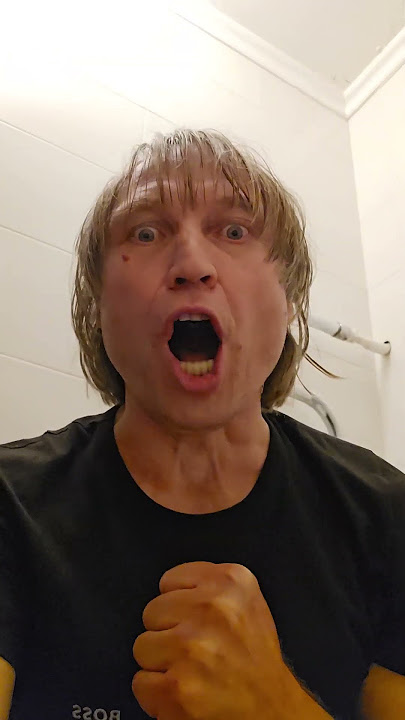
#> input picture lab6/im_zad4.jpg, 405 x 720 px, given in place of baby_yoda.jpg, which was not available
$ jupyter execute lab6.ipynb   (text cells are left out)
#> lines starting #> are read from the running program, lines starting #| are printed output that depends on the picture; after the words box and inside, x2 and y2 are one past the last pixel; in counts of white or black regions, pixels touching at a corner belong together; pictures that were not available may be replaced by others from this repository, and a replacement may not be noted
[cell 1]
from PIL import Image
import numpy as np
import matplotlib.pyplot as plt

[cell 2]
im = Image.open('baby_yoda.jpg')
#> im is the input picture: PIL image 405x720 RGB; mean R, G, B 137.9, 119.6, 105.9
print("tryb obrazu", im.mode)
#| tryb obrazu RGB
print("rozmiar", im.size)
#| rozmiar (405, 720)
im

[cell 3]
def zakres(w, h):  # funkcja, która uprości podwójna petle for
    return [(i, j) for i in range(w) for j in range(h)]

[cell 4]
def pobierz_kolor_pixela(obraz, m, n):  # m, n współrzędne punktu na obrazie
#> called with m = 260, n = 200
    w, h = obraz.size
#> w = 405; h = 720
    if m < w and n < h:
        kolor = obraz.getpixel((m, n))
#> kolor = (139, 98, 68)
    return kolor


print(pobierz_kolor_pixela(im, 260, 200))
#| (139, 98, 68)

[cell 5]
def wstaw_pixel_w_punkt(obraz, m, n, kolor):  # m, n współrzędne punktu na obrazie, kolor -  dane pixela do wstawienia
    w, h = obraz.size
    if m < w and n < h:
        obraz.putpixel((m, n), kolor)
    return obraz


def wstaw_pixel_w_zakresie(obraz, m, n, kolor, w_z, h_z):  # w miejscu m,n wstawia prostokąt o bokach w_z, h_z
#> called with m = 200, n = -120, kolor = (255, 255, 0), w_z = 100, h_z = 200
    w, h = obraz.size
#> w = 405; h = 720
    for i, j in zakres(w_z, h_z):
        if i + m < w and j + n < h:
            obraz.putpixel((i + m, j + n), kolor)
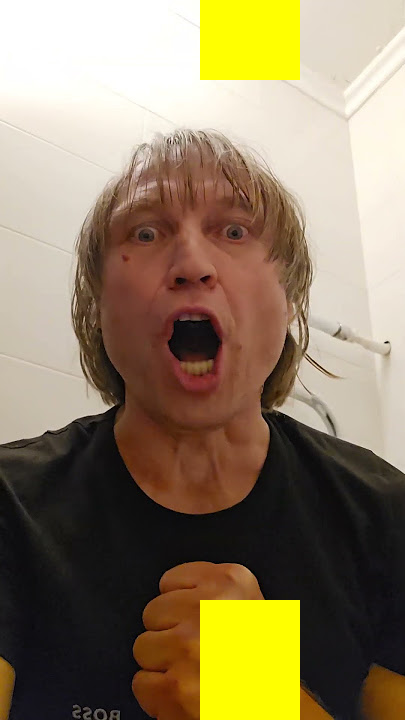
#> obraz: PIL image 405x720 RGB; mean R, G, B 143.7, 127.7, 99
    return obraz

[cell 6]
im1 = im.copy()
wstaw_pixel_w_zakresie(im1, 200, -120, (255, 255, 0), 100, 200)

[cell 7]
def rozjasnij_obraz_w_zakresie(obraz, m, n, a, b, c, w_z, h_z):  # w miejscu m,n "rozjaśnia" prostokat o wymiaraxh w_z, h_z
#> called with m = 300, n = -150, a = -50, b = 50, c = -40, w_z = 100, h_z = 200
    obraz1 = obraz.copy()
    w, h = obraz.size
#> w = 405; h = 720
    for i, j in zakres(w_z, h_z):
        if i + m < w and j + n < h:
            p = obraz.getpixel((i + m, j + n))
            obraz1.putpixel((i + m, j + n), (p[0] + a, p[1] + b, p[2] + c))
#> this loop made 20000 passes
#> p on passes 1 to 12: (20, 18, 21), (20, 18, 21), (20, 18, 21), (20, 18, 21), (20, 18, 21), (20, 18, 21), (19, 19, 17), (19, 19, 17), (19, 19, 17), (19, 19, 17), (20, 20, 18), (20, 20, 18)
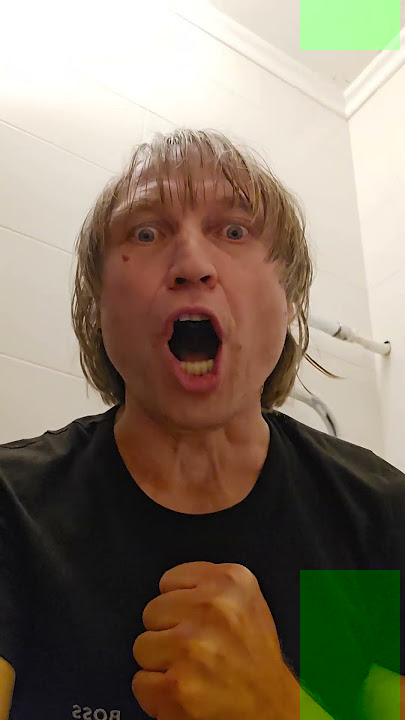
#> obraz1: PIL image 405x720 RGB; mean R, G, B 135.7, 122.8, 104.2
    return obraz1

[cell 8]
im2 = im.copy()
rozjasnij_obraz_w_zakresie(im2, 300, -150, -50, 50, -40, 100, 200)

[cell 9]
def skopiuj_obraz_w_zakresie(obraz, m, n, m1, n1, w_z, h_z):  # kopiuje prostokat o wymiarach w_z, h_z z miejsca m,n i wstawia w miejscu m1,n1
#> called with m = 30, n = 150, m1 = 300, n1 = 30, w_z = 50, h_z = 50
    obraz1 = obraz.copy()
    w, h = obraz.size
#> w = 405; h = 720
    for i, j in zakres(w_z, h_z):
        if i+m < w and j+n < h:
            p = obraz.getpixel((i + m, j + n))
            if i + m1 < w and j + n1 < h:
                obraz1.putpixel((i + m1, j + n1), p)
#> this loop made 2500 passes
#> p on passes 1 to 12: (232, 224, 213), (232, 224, 213), (231, 223, 212), (231, 223, 212), (230, 222, 211), (230, 222, 211), (229, 221, 210), (229, 221, 210), (228, 220, 209), (228, 220, 209), (228, 219, 210), (227, 219, 208)
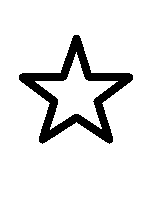
#> input picture lab6/gwiazdka.bmp, 150 x 200 px
#> further down, maska is the input picture: PIL image 150x200 1; 89.7% white; 1 black region, box (x1, y1, x2, y2) and area: (19, 35, 133, 144) 3079
    return obraz1

[cell 10]
im3 = im.copy()
skopiuj_obraz_w_zakresie(im3, 30, 150, 300, 30, 50, 50)

[cell 11]
def rozjasnij_obraz_z_maska(obraz, maska, m, n, a, b, c):  # w miejscu m, n zmienia tylko te pixele, które odpowiadają czarnym pixelom maski, maska jest obrazem czarnobiałym
#> called with m = 270, n = 0, a = 20, b = -50, c = 80
    obraz1 = obraz.copy()
    w, h = obraz.size
#> w = 405; h = 720
    w0, h0 = maska.size
#> w0 = 150; h0 = 200
    for i, j in zakres(w0, h0):
        if i + m < w and j + n < h:
            if maska.getpixel((i, j)) == 0:
                p = obraz.getpixel((i + m, j + n))
                obraz1.putpixel((i + m, j + n), (p[0] + a, p[1] + b, p[2] + c))
#> this loop made 30000 passes
#> p on passes 3876 to 3880: (242, 234, 223), (243, 235, 222), (243, 235, 222), (243, 235, 222), (243, 235, 222)
    return obraz1

[cell 12]
im4 = im.copy()
maska = Image.open('gwiazdka.bmp')
rozjasnij_obraz_z_maska(im4, maska, 270, 0, 20, -50, 80)

[cell 13]
def dodaj_szum(obraz, n, kolor1, kolor2):  # dodawanie szumu typu salt and pepper
#> called with n = 10000, kolor1 = (255, 255, 0), kolor2 = (0, 0, 255)
    w, h = obraz.size
#> w = 405; h = 720
    x, y = np.random.randint(0, w, n), np.random.randint(0, h,
                                                         n)  # powtarza n razy losowanie z zakresu 0,w i z zakresu 0,h
    for (i, j) in zip(x, y):  # zip robi pary z list x,y
        obraz.putpixel((i, j), (kolor1 if np.random.rand() < 0.5 else kolor2))  # salt-and-pepper
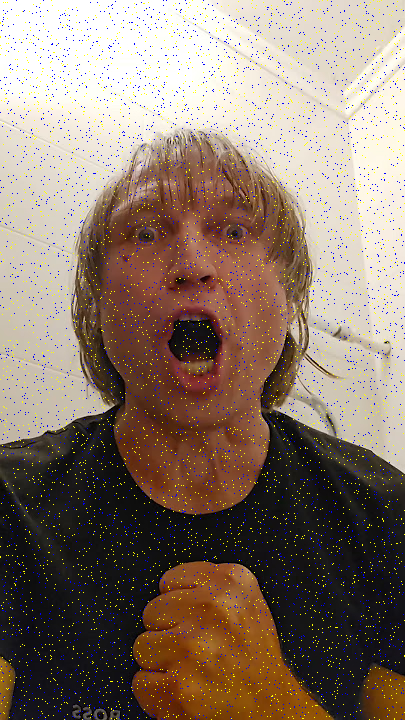
#> obraz: PIL image 405x720 RGB; mean R, G, B 137.5, 119.8, 106.6
    return obraz

[cell 14]
im5 = im.copy()
dodaj_szum(im5, 10000, (255,255,0), (0,0,255))

[cell 15]
def zastosuj_funkcje(image, func):
    w, h = image.size
#> w = 405
    pixele = image.load()
    for i, j in zakres(w, h):
        pixele[i, j] = func(pixele[i, j])

[cell 16]
def przestaw_kolory(pixel):
    return (pixel[1], pixel[2], pixel[0])

im6 = im.copy()
zastosuj_funkcje(im6, przestaw_kolory)
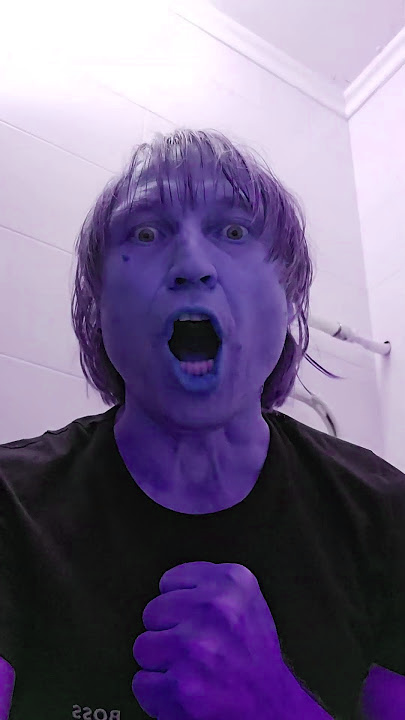
#> im6: PIL image 405x720 RGB; mean R, G, B 119.6, 105.9, 137.9
im6

[cell 17]
def filtr_liniowy(image, a, b): # a, b liczby całkowite
#> called with a = 2, b = -50
    w, h = image.size
    pixele = image.load()
    for i, j in zakres(w, h):
        pixele[i, j] = (pixele[i, j][0]* a + b, pixele[i, j][1]* a + b, pixele[i, j][2]* a + b)

im7 = im.copy()
filtr_liniowy(im7, 2, -50)
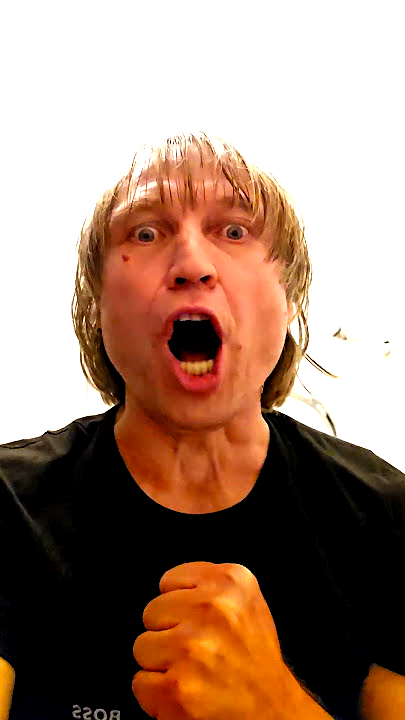
#> im7: PIL image 405x720 RGB; mean R, G, B 163.8, 134.2, 117.5
im7

[cell 18]
im8 = im.copy()
im8 = im8.point(lambda i: i + 100) # funkcja rozjasnia kazdy piksel o 100
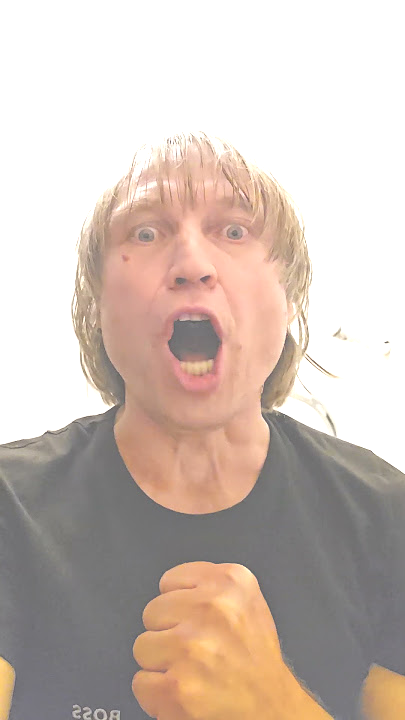
#> im8: PIL image 405x720 RGB; mean R, G, B 206.4, 191.3, 182.3
im8

[cell 19]
def efekt_plakatu(im, wsp):
#> called with wsp = 100
    return im.point(lambda i: i > wsp and 255)  # jeżeli nieprawda, że i > wsp wstaw 0 a w przeciwnym przypadku wstaw 255
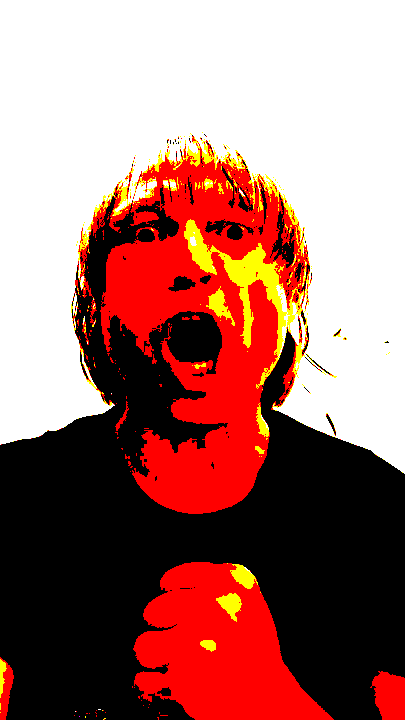
#> returned value: PIL image 405x720 RGB; mean R, G, B 164.2, 113.4, 106

[cell 20]
im9 = im.copy()
efekt_plakatu(im9, 100)

[cell 21]
# dlaczego poniższe polececiania nie rozjasniaja obrazu tak jak funkcja "rozjaśnij"
obraz = im.copy()
T = np.array(obraz, dtype='uint8')
T += 100
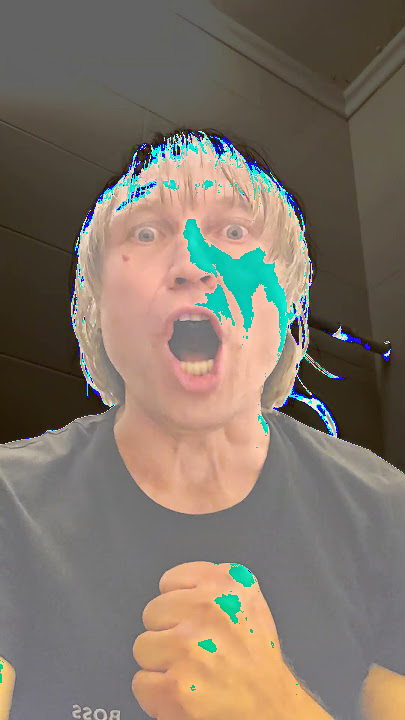
#> T: shape (720, 405, 3); mean R, G, B 127.2, 116, 103.8
obraz_wynik = Image.fromarray(T, "RGB")
obraz_wynik
